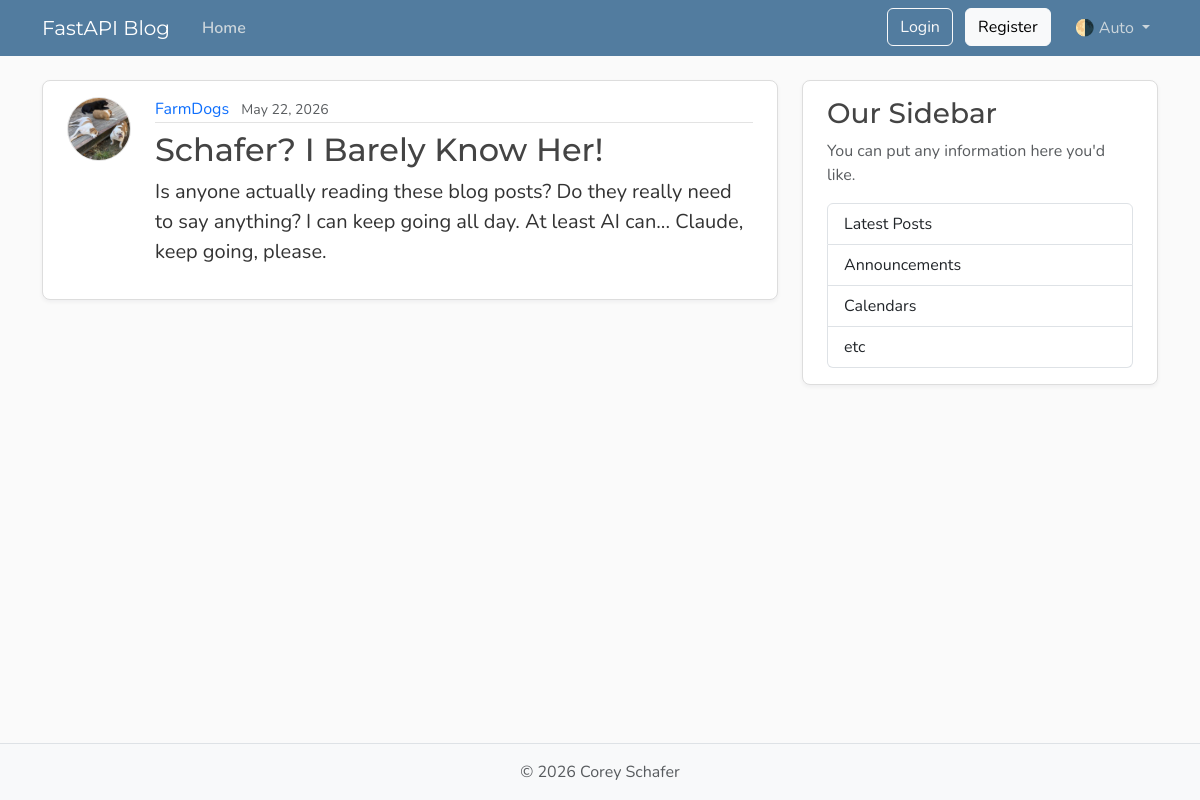
/posts/41, run on the app's committed database.
### models.py (models this page shows, shortened)
class UserBase(SQLModel):
    username: Annotated[str, SQLModelField(min_length=1, max_length=50, unique=True, nullable=False)]
    image_file: Annotated[str | None, SQLModelField(max_length=200, nullable=True, default=None)] = None

class User(UserBase, table=True):
    __tablename__ = "users" # type: ignore
    id: Annotated[int | None, SQLModelField(default=None, primary_key=True, index=True)] = None
    email: Annotated[EmailStr, SQLModelField(max_length=120, unique=True, nullable=False)]
    password_hash: Annotated[str, SQLModelField(max_length=200, nullable=False)]
    posts: Mapped[list["Post"]] = Relationship(
        sa_relationship=relationship("Post", back_populates="author", cascade="all, delete-orphan"))

class PostBase(SQLModel):
    title: Annotated[str, SQLModelField(min_length=1, max_length=100, index=True)]
    content: Annotated[str, SQLModelField(min_length=1)]

class Post(PostBase, table=True):
    __tablename__ = "posts" # type: ignore
    id: Annotated[int | None, SQLModelField(default=None, primary_key=True)] = None
    date_posted: Annotated[datetime, SQLModelField(
        sa_column=Column(DateTime(timezone=True)),
        default_factory=lambda: datetime.now(tz=timezone.utc))]
    user_id: Annotated[int, SQLModelField(foreign_key="users.id", nullable=False, index=True)]
    author: Mapped[User | None] = Relationship(
        sa_relationship=relationship("User", back_populates="posts"))

### main.py (the view)
@app.get("/posts/{post_id}", include_in_schema=False)
async def post_page(request: Request, post_id: int, db: Annotated[AsyncSession, Depends(models.get_db)]):
    result = await db.execute(select(models.Post).options(selectinload(models.Post.author)).where(col(models.Post.id) == post_id))
    post = result.scalars().first()
    if post:
        title = post.title[:50]
        return templates.TemplateResponse(request,
            "post.html",
            {"post": post, "title": title}
        )
    raise HTTPException(status_code=status.HTTP_404_NOT_FOUND, detail="Post not found")

### templates/post.html (shortened to what this page needs)
{% extends "layout.html" %}
{% block content %}
  <article class="content-section py-3 px-4 mb-4">
    <div class="d-flex align-items-start gap-4">
      <img class="rounded-circle article-img flex-shrink-0"
           src="{{ post.author.image_path}}"
           alt="{{ post.author.username }}'s profile picture"
           width="64"
           height="64"
           loading="lazy">
      <div class="flex-grow-1">
        <div class="article-metadata mb-2">
          <a class="me-2" href="{{ url_for('user_posts', user_id=post.author.id) }}">{{ post.author.username }}</a>
          <small class="text-body-secondary">{{ post.date_posted.strftime("%B %d, %Y") }}</small>
        </div>
        <h2 class="article-title">{{ post.title }}</h2>
        <p class="article-content">{{ post.content }}</p>
      </div>
    </div>
  </article>
{% endblock content %}

### static/css/main.css (style rules this page uses)
:root { --font-heading: "Montserrat", system-ui, -apple-system, BlinkMacSystemFont, sans-serif; --font-body: "Nunito", system-ui, -apple-system, BlinkMacSystemFont, sans-serif; --color-bg-body: #fafafa; --color-bg-content: #ffffff; --color-text-primary: #333333; --color-text-heading: #444444; --color-steel: #527c9f; --color-nav-link: #cbd5db; --color-nav-link-hover: #ffffff; --color-link-hover: #428bca; --color-border: #dddddd; --color-border-light: #e3e3e3; --spacing-xl: 5rem; --article-img-size: 4rem; --account-img-size: 7.813rem; }
body { font-family: var(--font-body); background: var(--color-bg-body); color: var(--color-text-primary); }
h1, h2, h3, h4, h5, h6 { font-family: var(--font-heading); color: var(--color-text-heading); }
a { text-decoration: none; }
.content-section { background: var(--color-bg-content); border: 1px solid var(--color-border); border-radius: 0.5rem; box-shadow: 0 2px 4px rgba(15, 23, 42, 0.05); transition: box-shadow 0.15s ease, transform 0.15s ease, border-color 0.15s ease; }
.article-title { color: var(--color-text-heading); transition: color 0.2s ease-in-out; }
.article-content { white-space: pre-line; font-size: 1.25rem; }
.article-img { height: var(--article-img-size); width: var(--article-img-size); flex-shrink: 0; object-fit: cover; border: 1px solid var(--color-border-light); box-shadow: 0 0 0 2px var(--color-bg-content); }
.article-metadata { padding-bottom: 0.063rem; border-bottom: 1px solid var(--color-border-light); }
.article-metadata a { transition: color 0.2s ease-in-out; }

### data on the page
User: author.image_path (picture), author.username "FarmDogs"
Post: date_posted "May 22, 2026", title "Schafer? I Barely Know Her!", content "Is anyone actually reading these blog posts? Do they really need to say anything? I can keep going all day. At least AI can... Claude, keep going, please."
